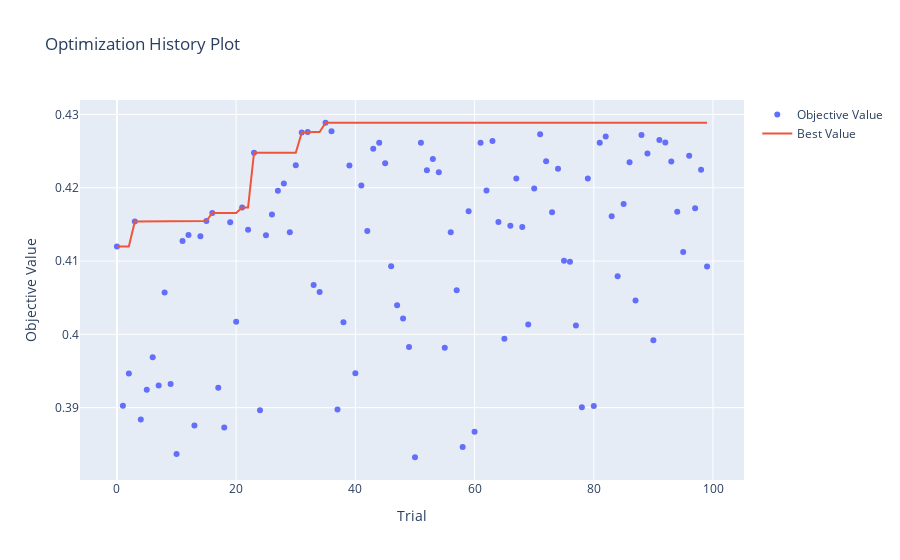

The notebook cell this image was saved under:
### Code cell
plot_optimization_history(study_random_forest)
